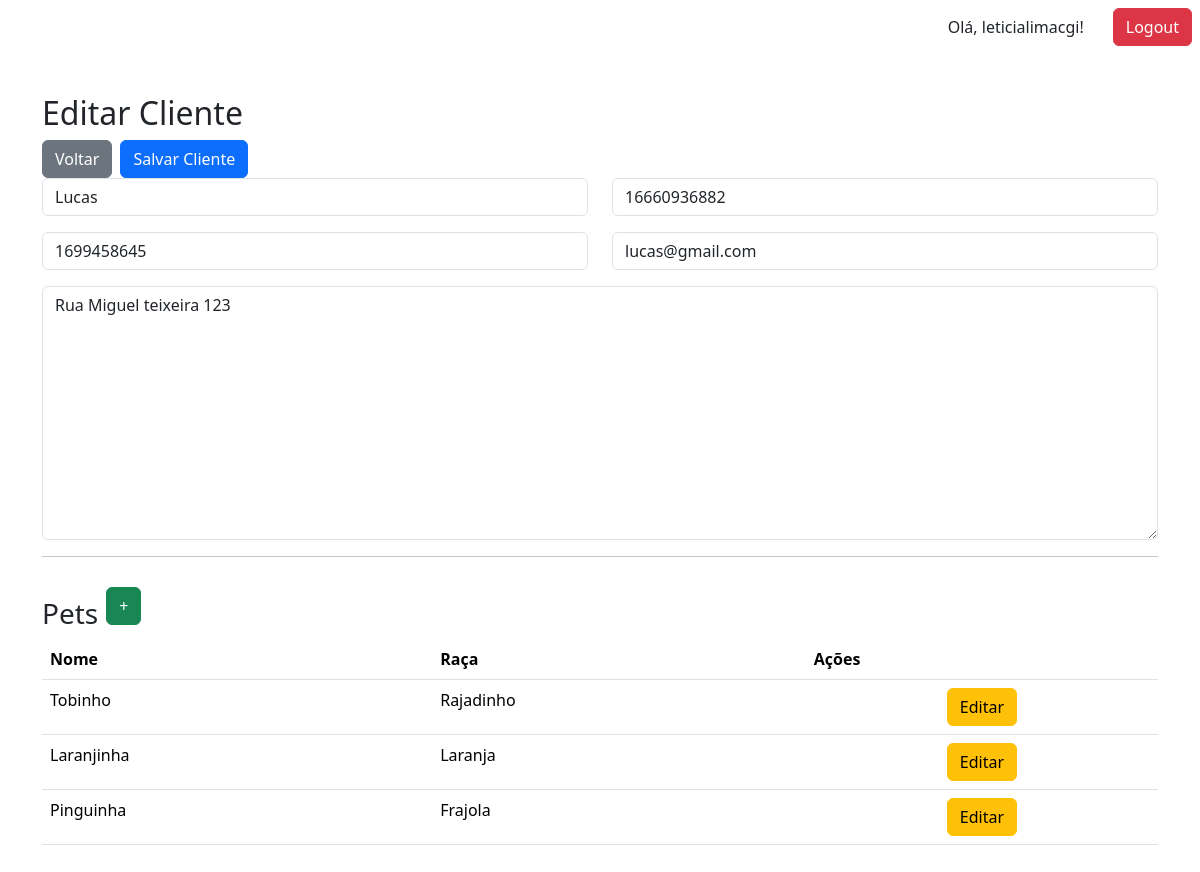
/clientes/2/edit/ (signed in), run on the app's committed database.
### core/models.py (models this page shows, shortened)
class Cliente(models.Model):
    usuario = models.OneToOneField(User,
                                   on_delete=models.CASCADE,
                                   related_name='cliente', null=True)
    nome = models.CharField(max_length=100)
    cpf = models.CharField(max_length=11, blank=True, null=True)
    telefone = models.CharField(max_length=15)
    email = models.EmailField()
    endereco = models.TextField()

class Animal(models.Model):
    ESPECIES = [
        ('C', 'Cachorro'),
        ('G', 'Gato'),
        ('O', 'Outros'),
    ]
    nome = models.CharField(max_length=100)
    especie = models.CharField(max_length=1, choices=ESPECIES)
    raca = models.CharField(max_length=100)
    idade = models.PositiveIntegerField(null=True, blank=True)
    peso = models.DecimalField(max_digits=5, decimal_places=2, null=True, blank=True)
    dono = models.ForeignKey(Cliente, on_delete=models.CASCADE, related_name='animais')

### core/views.py (the view)
# urls.py: path('clientes/<int:pk>/edit/', views.edit_cliente, name='edit_cliente'),
@login_required(login_url='login')
def edit_cliente(request, pk):
    cliente = get_object_or_404(Cliente, pk=pk)
    animais = cliente.animais.all()
    form_pet = AnimalForm()
    if request.method == 'POST':
        form = ClienteForm(request.POST, instance=cliente)
        if form.is_valid():
            form.save()
            return redirect('lista_clientes')
    else:
        form = ClienteForm(instance=cliente)
        forms_pet = {}
        for animal in animais:
            forms_pet[animal.id] = AnimalForm(instance=animal)
        print(forms_pet)
    return render(request, 'cliente/edit_cliente.html', {
        'form': form,
        'cliente': cliente,
        'animais': animais,
        'form_pet': form_pet, # Add Pet
        'forms_pet': forms_pet # Edit Pet
        })

### core/forms.py (shortened to what this page needs)
class ClienteForm(forms.ModelForm):
    class Meta:
        model = Cliente
        fields = ['nome', 'cpf', 'telefone', 'email', 'endereco']
    def __init__(self, *args, **kwargs):
        super().__init__(*args, **kwargs)
        for field in self.fields.values():
            field.widget.attrs.update({'class': 'form-control'})

class AnimalForm(forms.ModelForm):
    class Meta:
        model = Animal
        fields = ['nome', 'especie', 'raca', 'idade', 'peso']
        widgets = {
            'nome': forms.TextInput(attrs={'class': 'form-control'}),
            'idade': forms.NumberInput(attrs={'class': 'form-control'}),
            'especie': forms.Select(attrs={'class': 'form-select'}),
            'raca': forms.TextInput(attrs={'class': 'form-control'}),
            'peso': forms.NumberInput(attrs={'class': 'form-control'}),
        }

### core/templatetags/custom_tags.py (called while the page is built)
@register.filter
def get_item(dictionary, key):
    return dictionary.get(key)

### templates/cliente/edit_cliente.html (shortened to what this page needs)
{% extends 'base.html' %}
{% load custom_tags %}
{% block content %}
<form method="post">
     <div class="page-header">
        <h2 class="page-title">Editar Cliente</h2>
        <div class="d-flex align-items-center gap-2">
            <button type="button" onclick="window.history.back()" class="btn btn-secondary">Voltar</button>
            <button type="submit" class="btn btn-primary">Salvar Cliente</button>
        </div>
    </div>
    <div class="row">
        <div class="col-md-6 mb-3">
            {{ form.nome }}
        </div>
        <div class="col-md-6 mb-3">
            {{ form.cpf }}
        </div>
        <div class="col-md-6 mb-3">
            {{ form.telefone }}
        </div>
        <div class="col-md-6 mb-3">
            {{ form.email }}
        </div>
    </div>
    {{ form.endereco }}
    <hr>
</form>
<div class="d-flex align-items-center gap-2">
    <h3 class="page-title mt-4">Pets</h3>
    <button type="button" class="btn btn-success"
        data-bs-toggle="modal" data-bs-target="#animalModal">
        +
    </button>
</div>
<table class="table" id="animalTable">
    <thead>
        <tr>
            <th>Nome</th>
            <th>Raça</th>
            <th class="table-actions">Ações</th>
        </tr>
    </thead>
    <tbody>
    {% for animal in animais %}
        <tr data-animal-id="{{ animal.id }}">
            <td>{{ animal.nome }}</td>
            <td>{{ animal.raca }}</td>
            <td class="text-center">
                <button type="button"
                        class="btn btn-warning"
                        data-bs-toggle="modal"
                        data-bs-target="#animalEditModal{{ animal.id }}">
                    Editar
                </button>
            </td>
        </tr>
{% endfor %}
</table>
{% endblock %}

### templates/base.html (shortened to what this page needs)
{% load static %}
<!doctype html>
<html lang="en">
<head>
    <link href="https://cdn.jsdelivr.net/npm/bootstrap@5.3.7/dist/css/bootstrap.min.css" rel="stylesheet">
</head>
<body>
	<div class="d-flex gap-3 align-content-center justify-content-end m-2">
		{% if request.user.is_authenticated %}
		<a class="btn btn-transparent">Olá, {{ request.user.username }}!</a>
		<a class="btn btn-danger" href="{% url 'logout' %}">Logout</a>
		{% endif %}
	</div>
	<div class="container my-5">
	{% block content %}
	{% endblock %}
	</div>
</body>
</html>

### data on the page
Cliente: nome "Lucas", cpf "16660936882", telefone "1699458645", email "lucas@gmail.com", endereco "Rua Miguel teixeira 123"
Animal: nome "Tobinho", raca "Rajadinho"
Animal: nome "Laranjinha", raca "Laranja"
Animal: nome "Pinguinha", raca "Frajola"

### other printed values
{{ request.user.username }} "leticialimacgi"
